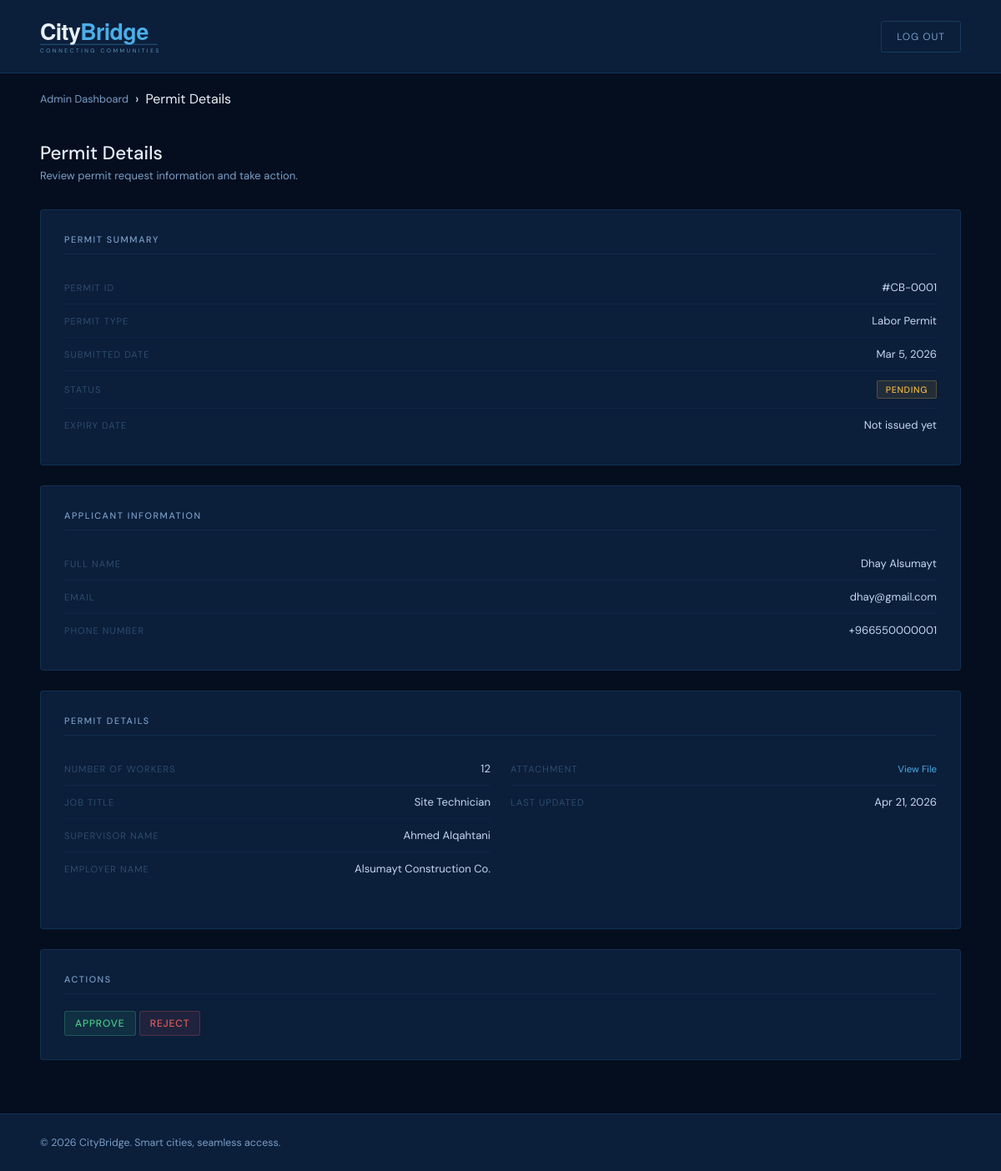
Screenshot of /code/admin-pending.php?id=1 (signed in) with the database file from the repository.
### tables this page shows
CREATE TABLE `permit` (
  `permit_id` int NOT NULL,
  `user_account_id` int NOT NULL,
  `permit_type` enum('labor','equipment','medical','electronic') NOT NULL,
  `status` enum('pending','approved','rejected') NOT NULL DEFAULT 'pending',
  `submitted_date` datetime NOT NULL DEFAULT CURRENT_TIMESTAMP,
  `reviewed_date` datetime DEFAULT NULL,
  `approved_date` datetime DEFAULT NULL,
  `expiry_date` date DEFAULT NULL,
  `reviewed_by_admin_id` int DEFAULT NULL,
  `rejection_reason` text,
  `last_updated` datetime NOT NULL DEFAULT CURRENT_TIMESTAMP ON UPDATE CURRENT_TIMESTAMP
);

CREATE TABLE `user_account` (
  `account_id` int NOT NULL,
  `first_name` varchar(50) NOT NULL,
  `last_name` varchar(50) NOT NULL,
  `phone_number` varchar(20) NOT NULL,
  `job_title` varchar(100) DEFAULT NULL,
  `company_id` int NOT NULL
);

CREATE TABLE `account` (
  `account_id` int NOT NULL,
  `username` varchar(50) NOT NULL,
  `email` varchar(100) NOT NULL,
  `password_hash` varchar(255) NOT NULL,
  `role` enum('user','admin') NOT NULL
);

CREATE TABLE `labor_permit` (
  `permit_id` int NOT NULL,
  `number_of_workers` int NOT NULL,
  `job_title` varchar(100) NOT NULL,
  `supervisor_name` varchar(100) NOT NULL,
  `employer_name` varchar(150) DEFAULT NULL
);

### code/auth.php (called while the page is built, shortened)
<?php
function fmt_date($d) {
    $t = strtotime($d);
    return $t ? date("M j, Y", $t) : "—";
}
function type_label($t) {
    switch ($t) {
        case 'labor':      return 'Labor Permit';
    }
}
function permit_code($id) {
    return "#CB-" . str_pad((string)$id, 4, "0", STR_PAD_LEFT);
}
function e($v) {
    return htmlspecialchars((string)($v ?? ""), ENT_QUOTES, "UTF-8");
}

### code/admin-pending.php (the view, shortened to what this page needs)
<?php
include "db.php";
include "auth.php";
$permit_id = isset($_GET['id']) ? (int)$_GET['id'] : (int)($_POST['permit_id'] ?? 0);
$stmt = $conn->prepare(
  "SELECT p.*, ua.first_name, ua.last_name, ua.phone_number, a.email
   FROM permit p
   JOIN user_account ua ON ua.account_id = p.user_account_id
   JOIN account a       ON a.account_id  = p.user_account_id
   WHERE p.permit_id = ?");
$stmt->bind_param("i", $permit_id);
$stmt->execute();
$permit = $stmt->get_result()->fetch_assoc();
$sub = null;
switch ($permit['permit_type']) {
    case 'labor':      $sub = $conn->query("SELECT * FROM labor_permit WHERE permit_id=$permit_id")->fetch_assoc(); break;
}
$att = $conn->query("SELECT * FROM attachment WHERE permit_id=$permit_id LIMIT 1")->fetch_assoc();
?>
<!DOCTYPE html>
<html lang="en">
<head>
<link rel="stylesheet" href="style.css">
</head>
<body>
<header class="user-header">
  <svg viewBox="0 0 500 72" width="320" xmlns="http://www.w3.org/2000/svg">
    <text x="0" y="44" font-family="'Helvetica Neue', 'Segoe UI', Arial, sans-serif" font-size="42" font-weight="700" letter-spacing="-1">
      <tspan fill="#e8f0fb">City</tspan><tspan fill="#4baee8">Bridge</tspan>
    </text>
    <text x="0" y="67" font-family="'DM Sans', 'Helvetica Neue', Arial, sans-serif" font-size="10.5" font-weight="300" fill="#7dcef8" letter-spacing="4" opacity="0.82">CONNECTING COMMUNITIES</text>
  </svg>
  <nav>
    <a href="logout.php" class="logout">Log Out</a>
  </nav>
</header>
<div class="breadcrumb-container">
  <div class="breadcrumb">
    <a href="admin.php">Admin Dashboard</a><span>›</span>
    <span>Permit Details</span>
  </div>
</div>
<main class="dashboard">
  <div class="page-title">
    <h1>Permit Details</h1>
    <p>Review permit request information and take action.</p>
  </div>
  <div class="details-grid">
    <div class="panel">
      <h3>Permit Summary</h3>
      <div class="info-row"><span class="label">Permit ID</span><span class="value"><?php echo permit_code($permit['permit_id']); ?></span></div>
      <div class="info-row"><span class="label">Permit Type</span><span class="value"><?php echo e(type_label($permit['permit_type'])); ?></span></div>
      <div class="info-row"><span class="label">Submitted Date</span><span class="value"><?php echo fmt_date($permit['submitted_date']); ?></span></div>
      <div class="info-row"><span class="label">Status</span><span class="value"><span class="badge pending">Pending</span></span></div>
      <div class="info-row"><span class="label">Expiry Date</span><span class="value">Not issued yet</span></div>
    </div>
    <div class="panel">
      <h3>Applicant Information</h3>
      <div class="info-row"><span class="label">Full Name</span><span class="value"><?php echo e($permit['first_name'].' '.$permit['last_name']); ?></span></div>
      <div class="info-row"><span class="label">Email</span><span class="value"><?php echo e($permit['email']); ?></span></div>
      <div class="info-row"><span class="label">Phone Number</span><span class="value"><?php echo e($permit['phone_number']); ?></span></div>
    </div>
  </div>
  <div class="panel">
    <h3>Permit Details</h3>
    <div class="two-panels permit-info-grid">
      <div>
      <?php if ($permit['permit_type'] === 'labor' && $sub): ?>
        <div class="info-row"><span class="label">Number of Workers</span><span class="value"><?php echo (int)$sub['number_of_workers']; ?></span></div>
        <div class="info-row"><span class="label">Job Title</span><span class="value"><?php echo e($sub['job_title']); ?></span></div>
        <div class="info-row"><span class="label">Supervisor Name</span><span class="value"><?php echo e($sub['supervisor_name']); ?></span></div>
        <div class="info-row"><span class="label">Employer Name</span><span class="value"><?php echo e($sub['employer_name']); ?></span></div>
      <?php endif; ?>
      </div>
      <div>
        <?php if ($att): ?>
        <div class="info-row"><span class="label">Attachment</span><span class="value"><a href="<?php echo e($att['file_path']); ?>" class="table-link" target="_blank">View File</a></span></div>
        <?php endif; ?>
        <div class="info-row"><span class="label">Last Updated</span><span class="value"><?php echo fmt_date($permit['last_updated']); ?></span></div>
      </div>
    </div>
  </div>
  <div class="panel">
    <h3>Actions</h3>
    <form action="" method="post" style="display:inline;">
      <button type="submit" class="btn approve">Approve</button>
    </form>
    <button type="button" class="btn reject" onclick="document.getElementById('reject-box').style.display='block';">Reject</button>
  </div>
</main>
<footer><p>&copy; 2026 CityBridge. Smart cities, seamless access.</p></footer>
</body>
</html>

### code/style.css (style rules this page uses)
* { box-sizing: border-box; margin: 0; padding: 0; }
body { font-family: 'DM Sans', sans-serif; background-color: #050e1f; color: #e8f0fb; min-height: 100vh; display: flex; flex-direction: column; }
header { background-color: #0b1e3a; border-bottom: 1px solid rgba(74, 174, 232, 0.15); padding: 0 48px; height: 88px; display: flex; align-items: center; }
.breadcrumb { padding: 20px 48px 0; display: flex; align-items: center; gap: 8px; }
.breadcrumb a { font-size: 0.8rem; color: #7a9ec7; text-decoration: none; transition: color 0.2s; }
main { flex: 1; }
.btn { display: inline-block; text-decoration: none; font-family: 'DM Sans', sans-serif; font-size: 0.85rem; font-weight: 500; letter-spacing: 0.07em; text-transform: uppercase; border-radius: 3px; cursor: pointer; padding: 8px 22px; border: none; transition: box-shadow 0.2s, background 0.2s; }
.user-header { background-color: #0b1e3a; border-bottom: 1px solid rgba(74, 174, 232, 0.15); padding: 0 48px; height: 88px; display: flex; align-items: center; justify-content: space-between; }
.user-header nav { display: flex; align-items: center; }
.user-header nav a { padding: 10px 18px; font-size: 0.8rem; color: #7a9ec7; text-decoration: none; border-bottom: 2px solid transparent; white-space: nowrap; transition: color 0.15s, border-color 0.15s; }
.user-header nav a.logout { font-size: 0.75rem; letter-spacing: 0.08em; text-transform: uppercase; border: 1px solid rgba(74, 174, 232, 0.2); border-radius: 3px; margin-left: 16px; transition: color 0.2s, border-color 0.2s; }
.dashboard { flex: 1; padding: 40px 48px; }
.dashboard .page-title { margin-bottom: 32px; }
.dashboard .page-title h1 { font-size: 1.4rem; font-weight: 500; color: #e8f0fb; }
.dashboard .page-title p { font-size: 0.82rem; color: #7a9ec7; margin-top: 4px; }
.two-panels { display: grid; grid-template-columns: 1fr 1fr; gap: 24px; margin-bottom: 24px; }
.panel { background-color: #0b1e3a; border: 1px solid rgba(74, 174, 232, 0.13); border-radius: 4px; padding: 28px; margin-bottom: 24px; }
.panel h3 { font-size: 0.68rem; font-weight: 500; letter-spacing: 0.14em; text-transform: uppercase; color: #7a9ec7; margin-bottom: 20px; padding-bottom: 10px; border-bottom: 1px solid rgba(74, 174, 232, 0.1); display: flex; justify-content: space-between; align-items: center; }
.info-row { display: flex; justify-content: space-between; align-items: center; padding: 11px 0; border-bottom: 1px solid rgba(74, 174, 232, 0.07); gap: 16px; }
.info-row:last-child { border-bottom: none; }
.info-row .label { font-size: 0.7rem; letter-spacing: 0.09em; text-transform: uppercase; color: #2e4d6e; }
.info-row .value { font-size: 0.82rem; color: #c4d8f0; text-align: right; }
.badge { display: inline-block; font-size: 0.67rem; font-weight: 500; letter-spacing: 0.06em; text-transform: uppercase; padding: 3px 10px; border-radius: 2px; }
.badge.pending { background: rgba(240,185,66,0.1); color: #f0b942; border: 1px solid rgba(240,185,66,0.25); }
footer { background-color: #0b1e3a; border-top: 1px solid rgba(74, 174, 232, 0.15); padding: 26px 48px; display: flex; align-items: center; justify-content: space-between; flex-wrap: wrap; gap: 14px; }
footer p { font-size: 0.78rem; color: #7a9ec7; }
.table-link { font-size: 0.72rem; color: #4baee8; text-decoration: none; font-weight: 400; letter-spacing: 0; transition: color 0.2s; }
.btn.approve { background: rgba(75,201,138,0.1); color: #4bc98a; border: 1px solid rgba(75,201,138,0.25); padding:6px 12px; font-size:12px; }
.btn.reject { background: rgba(224,92,92,0.1); color: #e05c5c; border: 1px solid rgba(224,92,92,0.25); padding:6px 12px; font-size:12px; }
header, .user-header, main, footer { position: relative; z-index: 1; }

### rows the page displays
permit: permit_id "#CB-0001", permit_type "Labor Permit", submitted_date "Mar 5, 2026", user_account.last_name "Dhay Alsumayt", account.email "dhay@gmail.com", user_account.phone_number "+966550000001", last_updated "Apr 21, 2026"
labor_permit: number_of_workers "12", job_title "Site Technician", supervisor_name "Ahmed Alqahtani", employer_name "Alsumayt Construction Co."
